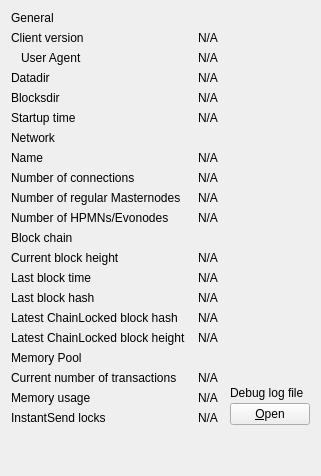
     <widget class="QWidget" name="pageInfo">
      <layout class="QGridLayout" name="gridLayout" columnstretch="0,1,0">
       <property name="horizontalSpacing">
        <number>12</number>
       </property>
       <item row="0" column="0">
        <widget class="QLabel" name="label_9">
         <property name="text">
          <string>General</string>
         </property>
        </widget>
       </item>
       <item row="1" column="0">
        <widget class="QLabel" name="label_6">
         <property name="text">
          <string>Client version</string>
         </property>
        </widget>
       </item>
       <item row="1" column="1" colspan="2">
        <widget class="QLabel" name="clientVersion">
         <property name="cursor">
          <cursorShape>IBeamCursor</cursorShape>
         </property>
         <property name="text">
          <string>N/A</string>
         </property>
         <property name="textFormat">
          <enum>Qt::PlainText</enum>
         </property>
         <property name="textInteractionFlags">
          <set>Qt::LinksAccessibleByMouse|Qt::TextSelectableByKeyboard|Qt::TextSelectableByMouse</set>
         </property>
        </widget>
       </item>
       <item row="2" column="0">
        <widget class="QLabel" name="labelClientUserAgent">
         <property name="text">
          <string>User Agent</string>
         </property>
         <property name="indent">
          <number>10</number>
         </property>
        </widget>
       </item>
       <item row="2" column="1" colspan="2">
        <widget class="QLabel" name="clientUserAgent">
         <property name="cursor">
          <cursorShape>IBeamCursor</cursorShape>
         </property>
         <property name="text">
          <string>N/A</string>
         </property>
         <property name="textFormat">
          <enum>Qt::PlainText</enum>
         </property>
         <property name="textInteractionFlags">
          <set>Qt::LinksAccessibleByMouse|Qt::TextSelectableByKeyboard|Qt::TextSelectableByMouse</set>
         </property>
        </widget>
       </item>
       <item row="3" column="0">
        <widget class="QLabel" name="label_12">
         <property name="text">
          <string>Datadir</string>
         </property>
        </widget>
       </item>
       <item row="3" column="1" colspan="2">
        <widget class="QLabel" name="dataDir">
         <property name="cursor">
          <cursorShape>IBeamCursor</cursorShape>
         </property>
         <property name="toolTip">
          <string>To specify a non-default location of the data directory use the '%1' option.</string>
         </property>
         <property name="text">
          <string>N/A</string>
         </property>
         <property name="textFormat">
          <enum>Qt::PlainText</enum>
         </property>
         <property name="wordWrap">
          <bool>true</bool>
         </property>
         <property name="textInteractionFlags">
          <set>Qt::LinksAccessibleByMouse|Qt::TextSelectableByKeyboard|Qt::TextSelectableByMouse</set>
         </property>
        </widget>
       </item>
       <item row="4" column="0">
        <widget class="QLabel" name="label_11">
         <property name="text">
          <string>Blocksdir</string>
         </property>
        </widget>
       </item>
       <item row="4" column="1" colspan="2">
        <widget class="QLabel" name="blocksDir">
         <property name="cursor">
          <cursorShape>IBeamCursor</cursorShape>
         </property>
         <property name="toolTip">
          <string>To specify a non-default location of the blocks directory use the '%1' option.</string>
         </property>
         <property name="text">
          <string>N/A</string>
         </property>
         <property name="textFormat">
          <enum>Qt::PlainText</enum>
         </property>
         <property name="wordWrap">
          <bool>true</bool>
         </property>
         <property name="textInteractionFlags">
          <set>Qt::LinksAccessibleByMouse|Qt::TextSelectableByKeyboard|Qt::TextSelectableByMouse</set>
         </property>
        </widget>
       </item>
       <item row="5" column="0">
        <widget class="QLabel" name="label_13">
         <property name="text">
          <string>Startup time</string>
         </property>
        </widget>
       </item>
       <item row="5" column="1" colspan="2">
        <widget class="QLabel" name="startupTime">
         <property name="cursor">
          <cursorShape>IBeamCursor</cursorShape>
         </property>
         <property name="text">
          <string>N/A</string>
         </property>
         <property name="textFormat">
          <enum>Qt::PlainText</enum>
         </property>
         <property name="textInteractionFlags">
          <set>Qt::LinksAccessibleByMouse|Qt::TextSelectableByKeyboard|Qt::TextSelectableByMouse</set>
         </property>
        </widget>
       </item>
       <item row="6" column="0">
        <widget class="QLabel" name="labelNetwork">
         <property name="text">
          <string>Network</string>
         </property>
        </widget>
       </item>
       <item row="7" column="0">
        <widget class="QLabel" name="label_8">
         <property name="text">
          <string>Name</string>
         </property>
        </widget>
       </item>
       <item row="7" column="1" colspan="2">
        <widget class="QLabel" name="networkName">
         <property name="cursor">
          <cursorShape>IBeamCursor</cursorShape>
         </property>
         <property name="text">
          <string>N/A</string>
         </property>
         <property name="textFormat">
          <enum>Qt::PlainText</enum>
         </property>
         <property name="textInteractionFlags">
          <set>Qt::LinksAccessibleByMouse|Qt::TextSelectableByKeyboard|Qt::TextSelectableByMouse</set>
         </property>
        </widget>
       </item>
       <item row="8" column="0">
        <widget class="QLabel" name="label_7">
         <property name="text">
          <string>Number of connections</string>
         </property>
        </widget>
       </item>
       <item row="8" column="1" colspan="2">
        <widget class="QLabel" name="numberOfConnections">
         <property name="cursor">
          <cursorShape>IBeamCursor</cursorShape>
         </property>
         <property name="text">
          <string>N/A</string>
         </property>
         <property name="textFormat">
          <enum>Qt::PlainText</enum>
         </property>
         <property name="textInteractionFlags">
          <set>Qt::LinksAccessibleByMouse|Qt::TextSelectableByKeyboard|Qt::TextSelectableByMouse</set>
         </property>
        </widget>
       </item>
       <item row="9" column="0">
        <widget class="QLabel" name="masternodeCountLabel">
         <property name="text">
          <string>Number of regular Masternodes</string>
         </property>
        </widget>
       </item>
       <item row="9" column="1">
        <widget class="QLabel" name="masternodeCount">
         <property name="cursor">
          <cursorShape>IBeamCursor</cursorShape>
         </property>
         <property name="text">
          <string>N/A</string>
         </property>
         <property name="textInteractionFlags">
          <set>Qt::LinksAccessibleByMouse|Qt::TextSelectableByKeyboard|Qt::TextSelectableByMouse</set>
         </property>
        </widget>
       </item>
       <item row="10" column="0">
        <widget class="QLabel" name="evoCountLabel">
         <property name="text">
          <string>Number of HPMNs/Evonodes</string>
         </property>
        </widget>
       </item>
       <item row="10" column="1">
        <widget class="QLabel" name="evoCount">
         <property name="cursor">
          <cursorShape>IBeamCursor</cursorShape>
         </property>
         <property name="text">
          <string>N/A</string>
         </property>
         <property name="textInteractionFlags">
          <set>Qt::LinksAccessibleByMouse|Qt::TextSelectableByKeyboard|Qt::TextSelectableByMouse</set>
         </property>
        </widget>
       </item>
       <item row="11" column="0">
        <widget class="QLabel" name="label_10">
         <property name="text">
          <string>Block chain</string>
         </property>
        </widget>
       </item>
       <item row="12" column="0">
        <widget class="QLabel" name="label_3">
         <property name="text">
          <string>Current block height</string>
         </property>
        </widget>
       </item>
       <item row="12" column="1" colspan="2">
        <widget class="QLabel" name="numberOfBlocks">
         <property name="cursor">
          <cursorShape>IBeamCursor</cursorShape>
         </property>
         <property name="text">
          <string>N/A</string>
         </property>
         <property name="textFormat">
          <enum>Qt::PlainText</enum>
         </property>
         <property name="textInteractionFlags">
          <set>Qt::LinksAccessibleByMouse|Qt::TextSelectableByKeyboard|Qt::TextSelectableByMouse</set>
         </property>
        </widget>
       </item>
       <item row="13" column="0">
        <widget class="QLabel" name="labelLastBlockTime">
         <property name="text">
          <string>Last block time</string>
         </property>
        </widget>
       </item>
       <item row="13" column="1" colspan="2">
        <widget class="QLabel" name="lastBlockTime">
         <property name="cursor">
          <cursorShape>IBeamCursor</cursorShape>
         </property>
         <property name="text">
          <string>N/A</string>
         </property>
         <property name="textFormat">
          <enum>Qt::PlainText</enum>
         </property>
         <property name="textInteractionFlags">
          <set>Qt::LinksAccessibleByMouse|Qt::TextSelectableByKeyboard|Qt::TextSelectableByMouse</set>
         </property>
        </widget>
       </item>
       <item row="14" column="0">
        <widget class="QLabel" name="lastBlockHashLabel">
         <property name="text">
          <string>Last block hash</string>
         </property>
        </widget>
       </item>
       <item row="14" column="1">
        <widget class="QLabel" name="lastBlockHash">
         <property name="cursor">
          <cursorShape>IBeamCursor</cursorShape>
         </property>
         <property name="text">
          <string>N/A</string>
         </property>
         <property name="textFormat">
          <enum>Qt::PlainText</enum>
         </property>
         <property name="textInteractionFlags">
          <set>Qt::LinksAccessibleByMouse|Qt::TextSelectableByKeyboard|Qt::TextSelectableByMouse</set>
         </property>
        </widget>
       </item>
       <item row="15" column="0">
        <widget class="QLabel" name="bestChainLockHashLabel">
         <property name="text">
          <string>Latest ChainLocked block hash</string>
         </property>
        </widget>
       </item>
       <item row="15" column="1">
        <widget class="QLabel" name="bestChainLockHash">
         <property name="cursor">
          <cursorShape>IBeamCursor</cursorShape>
         </property>
         <property name="text">
          <string>N/A</string>
         </property>
         <property name="textFormat">
          <enum>Qt::PlainText</enum>
         </property>
         <property name="textInteractionFlags">
          <set>Qt::LinksAccessibleByMouse|Qt::TextSelectableByKeyboard|Qt::TextSelectableByMouse</set>
         </property>
        </widget>
       </item>
       <item row="16" column="0">
        <widget class="QLabel" name="bestChainLockHeightLabel">
         <property name="text">
          <string>Latest ChainLocked block height</string>
         </property>
        </widget>
       </item>
       <item row="16" column="1">
        <widget class="QLabel" name="bestChainLockHeight">
         <property name="cursor">
          <cursorShape>IBeamCursor</cursorShape>
         </property>
         <property name="text">
          <string>N/A</string>
         </property>
         <property name="textFormat">
          <enum>Qt::PlainText</enum>
         </property>
         <property name="textInteractionFlags">
          <set>Qt::LinksAccessibleByMouse|Qt::TextSelectableByKeyboard|Qt::TextSelectableByMouse</set>
         </property>
        </widget>
       </item>
       <item row="17" column="0">
        <widget class="QLabel" name="labelMempoolTitle">
         <property name="text">
          <string>Memory Pool</string>
         </property>
        </widget>
       </item>
       <item row="18" column="0">
        <widget class="QLabel" name="labelNumberOfTransactions">
         <property name="text">
          <string>Current number of transactions</string>
         </property>
        </widget>
       </item>
       <item row="18" column="1">
        <widget class="QLabel" name="mempoolNumberTxs">
         <property name="cursor">
          <cursorShape>IBeamCursor</cursorShape>
         </property>
         <property name="text">
          <string>N/A</string>
         </property>
         <property name="textFormat">
          <enum>Qt::PlainText</enum>
         </property>
         <property name="textInteractionFlags">
          <set>Qt::LinksAccessibleByMouse|Qt::TextSelectableByKeyboard|Qt::TextSelectableByMouse</set>
         </property>
        </widget>
       </item>
       <item row="19" column="0">
        <widget class="QLabel" name="labelMemoryUsage">
         <property name="text">
          <string>Memory usage</string>
         </property>
        </widget>
       </item>
       <item row="19" column="1">
        <widget class="QLabel" name="mempoolSize">
         <property name="cursor">
          <cursorShape>IBeamCursor</cursorShape>
         </property>
         <property name="text">
          <string>N/A</string>
         </property>
         <property name="textFormat">
          <enum>Qt::PlainText</enum>
         </property>
         <property name="textInteractionFlags">
          <set>Qt::LinksAccessibleByMouse|Qt::TextSelectableByKeyboard|Qt::TextSelectableByMouse</set>
         </property>
        </widget>
       </item>
       <item row="18" column="2" rowspan="3">
        <layout class="QVBoxLayout" name="verticalLayoutDebugButton">
         <property name="spacing">
          <number>3</number>
         </property>
         <item>
          <spacer name="verticalSpacer_2">
           <property name="orientation">
            <enum>Qt::Vertical</enum>
           </property>
           <property name="sizeHint" stdset="0">
            <size>
             <width>10</width>
             <height>5</height>
            </size>
           </property>
          </spacer>
         </item>
         <item>
          <widget class="QLabel" name="labelDebugLogfile">
           <property name="text">
            <string>Debug log file</string>
           </property>
          </widget>
         </item>
         <item>
          <widget class="QPushButton" name="openDebugLogfileButton">
           <property name="toolTip">
            <string>Open the %1 debug log file from the current data directory. This can take a few seconds for large log files.</string>
           </property>
           <property name="text">
            <string>&amp;Open</string>
           </property>
           <property name="autoDefault">
            <bool>false</bool>
           </property>
          </widget>
         </item>
        </layout>
       </item>
       <item row="20" column="0">
        <widget class="QLabel" name="labelInstantSendLockCount">
         <property name="text">
          <string>InstantSend locks</string>
         </property>
        </widget>
       </item>
       <item row="20" column="1">
        <widget class="QLabel" name="instantSendLockCount">
         <property name="cursor">
          <cursorShape>IBeamCursor</cursorShape>
         </property>
         <property name="text">
          <string>N/A</string>
         </property>
         <property name="textFormat">
          <enum>Qt::PlainText</enum>
         </property>
         <property name="textInteractionFlags">
          <set>Qt::LinksAccessibleByMouse|Qt::TextSelectableByKeyboard|Qt::TextSelectableByMouse</set>
         </property>
        </widget>
       </item>
       <item row="21" column="0">
        <spacer name="verticalSpacer">
         <property name="orientation">
          <enum>Qt::Vertical</enum>
         </property>
         <property name="sizeHint" stdset="0">
          <size>
           <width>20</width>
           <height>40</height>
          </size>
         </property>
        </spacer>
       </item>
      </layout>
     </widget>
